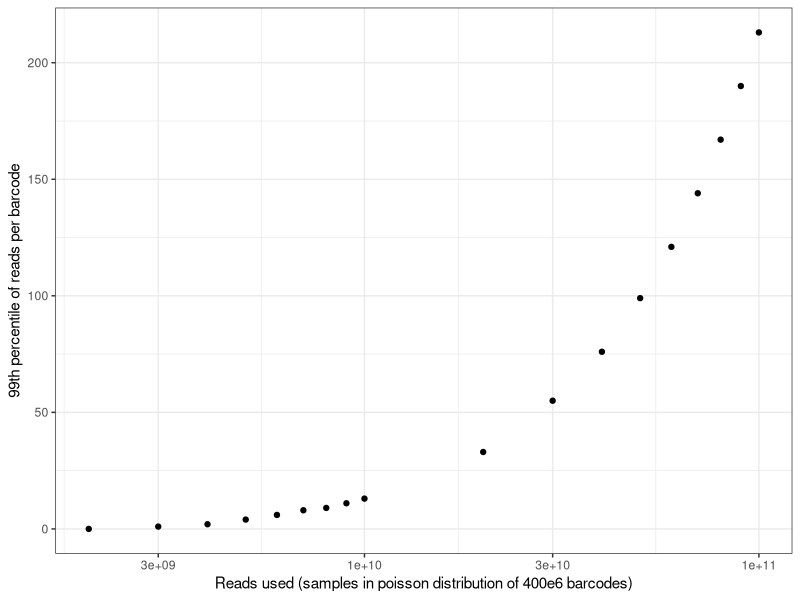

Recreate this plot in R.
## ---- chunk 1
library(tidyverse)

g <- tibble(readz=c(seq(1e8,1e9,1e8),seq(1e9,1e10,1e9),seq(1e10,1e11,1e10))) %>% 
    mutate(distz=lapply(readz,function(x){ 
            data.frame(particular=0:300,
                cumprob=ppois(0:300,lambda=1/4e8*x,lower.tail=F)) 
        })) %>% unnest %>% filter(cumprob>0.99) %>% group_by(readz) %>% 
    summarize(particular=max(particular)) %>% 
    ggplot()+aes(x=readz,y=particular)+geom_point()+theme_bw()+
    scale_x_log10()+
    ylab("99th percentile of reads per barcode")+
    xlab("Reads used (samples in poisson distribution of 400e6 barcodes)")
g

